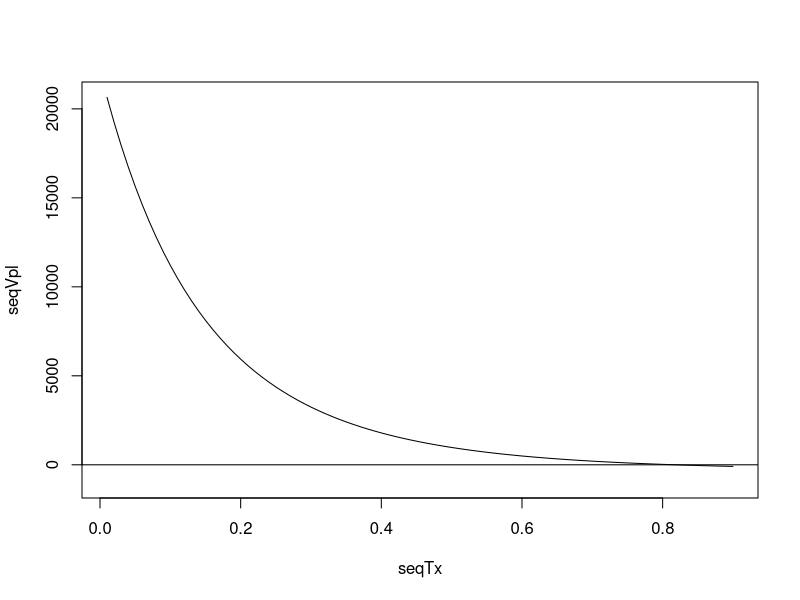
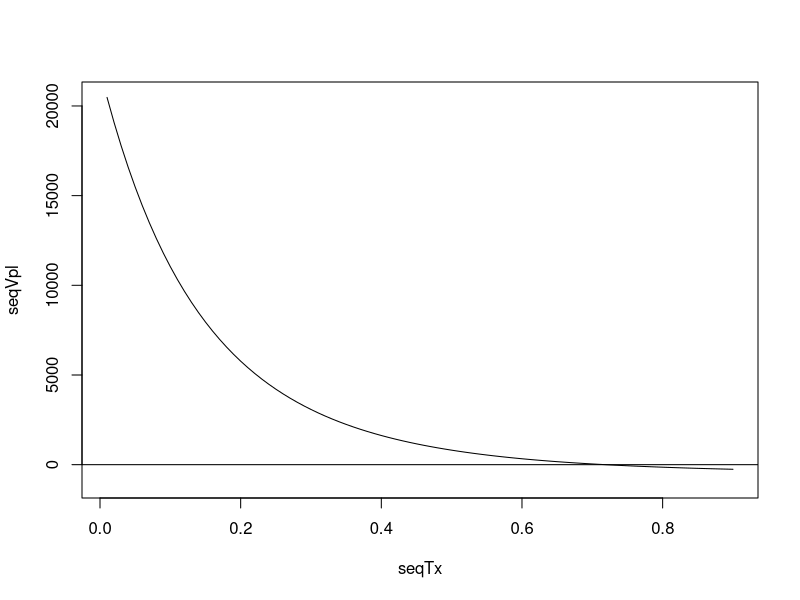

Write the R code that produced these figures, in order.
## ---- chunk 1

vp = function(vn, i, n){
  return(vn / (1 + i)^n)
}
    
## ---- chunk 2
vp(100, 0.10, 0)
vp(100, 0.10, 1)
vp(100, 0.10, 2)
vp(100, 0.10, 3)
## ---- chunk 3

vf = function(v, i, n){
  return(v * (1 + i)^n)
}
    
## ---- chunk 4
vf(100, 0.10, 0)
vf(100, 0.10, 1)
vf(100, 0.10, 2)
vf(100, 0.10, 3)
## ---- chunk 5

serieFinita = function(a, i, n, presente = TRUE, t = NULL){
    if (presente == TRUE){        
        if (is.null(t)){
            return((a*((1+i)^n)-1)/(i*(1+i)^n))
        }else{
            return((a*((1+i)^(n*t)-1))/(((1+i)^t - 1)*(1+i)^(n*t)))
        }
    }else{
        if(t == None){
            return((a*((1+i)^n - 1))/(i))
        }else{
            return(a*(((1+i)^n*t - 1)/((1+i)^t -1)))
        }
    }
}

## ---- chunk 6
serieFinita(100, 0.10, 12)
## ---- chunk 7

serieInfinita = function(a, i, t = NULL){
    if(is.null(t)){
        return(a/i)
    }else{
        return(a/((1+i)^t -1))
    }
}

## ---- chunk 8
serieInfinita(800, 0.01)
## ---- chunk 9
library(R6)
## ---- chunk 10

Atividade = R6Class("Atividade",
                  public = list(
                    custoMo = NULL,
                    custoMq = NULL,
                    custoInsumo = NULL,
                    anoHorizonte = NULL,
                    #ganho = NULL,
                    custoTotal = NULL,
                    initialize = function(custoMo = NA, 
                                          custoMq = NA, 
                                          custoInsumo = NA, 
                                          anoHorizonte = NA#,
                                          #ganho = NA
                                          ){
                      self$custoMo = custoMo
                      self$custoMq = custoMq
                      self$custoInsumo = custoInsumo
                      self$anoHorizonte = anoHorizonte
                      #self$ganho = ganho
                      self$custoTotal = as.numeric(custoMo) + as.numeric(custoMq) + as.numeric(custoInsumo)
                    },
                    #setGanho = function(valor){
                    #  self$ganho = valor
                    #},
                    setAnoHorizonte = function(valor){
                      self$anoHorizonte = valor
                    }
                  )
                  )

## ---- chunk 11

quimicoTotal0 = Atividade$new(12, 18, 158, 0)
quimicoTotal0

calagem0 = Atividade$new(13, 33, 158, 0)
subsolagem0 = Atividade$new(20, 50, 96, 0)
plantio0 = Atividade$new(60, 12, 271, 0)
adubPlantio0 = Atividade$new(32, 10, 95, 0)
quimicoLinha1 = Atividade$new(31, 7, 30, 1)
quimicoLinha2 = Atividade$new(31, 7, 30, 2)
quimicoEntreLinha1 = Atividade$new(10, 15, 60, 1)
adubManut = Atividade$new(2, 7, 116, 2)
rocadaLinha = Atividade$new(35, 8, 0, 3)

## ---- chunk 12

Receita = R6Class("Receita",
                  public = list(
                    valorM3 = NULL,
                    #taxaCrescimento = NULL,
                    rotacao = NULL,
                    producao = NULL,
                    initialize = function(valorM3 = NA, 
                                          rotacao = NA,
                                          producao = NA
                                          ){
                      self$valorM3 = valorM3
                      self$rotacao = rotacao
                      self$producao = producao #producacao em resposta às técnicas silviculturais
                    }#,
                    #updateProducao = function(listaAtividades, sitio){
                    #  self$producao = f(sitio, Atividades)
                    #}
                  )
                  )

## ---- chunk 13

eucaliptoCarvao = Receita$new(75, 7, 300)
eucaliptoCarvao

## ---- chunk 14

Projeto = R6Class("Projeto",
                  public = list(
                    listaAtividade = NULL,
                    corteReceita = NULL,
                    taxaInteresse = NULL,
                    #desbasteReceita = NULL, # Incluir desbaste
                    initialize = function(listaAtividade = list(plantio), 
                                          corteReceita = eucaliptoCarvao, #Incluir multiplas receitas
                                          taxaInteresse = NULL#,
                                          #desbasteReceita = NULL #Incluir desbaste
                                          ){
                      self$listaAtividade = listaAtividade
                      self$corteReceita = corteReceita
                      #self$desbasteReceita = desbasteReceita #Incluir desbaste
                      self$taxaInteresse = taxaInteresse
                    },
                    vpl = function(){
                      if(!is.null(self$taxaInteresse)){
                        custoPresente = 0
                        for(i in self$listaAtividade){
                          custoPresente = custoPresente + 
                            (i$custoTotal / (1 + self$taxaInteresse)^i$anoHorizonte)
                        }
                        receitaPresente = self$corteReceita$producao * self$corteReceita$valorM3 / 
                                 (1 + self$taxaInteresse)^self$corteReceita$rotacao
                        return(receitaPresente - custoPresente)
                      }else{
                        seqTx = c()
                        seqVpl = c()
                        for(t in seq(0.01, 0.9, 0.01)){
                            custoPresente = 0
                            for(i in self$listaAtividade){
                              custoPresente = custoPresente + 
                                (i$custoTotal / (1 + t)^i$anoHorizonte)
                            }
                            receitaPresente = self$corteReceita$producao * self$corteReceita$valorM3 / 
                                     (1 + t)^self$corteReceita$rotacao
                            seqTx = c(seqTx, t)
                            seqVpl = c(seqVpl, (receitaPresente - custoPresente))
                        }
                        print(plot(seqTx, seqVpl, type='l', ylim = c(-1000, max(seqVpl))) + abline(h = 0))
                      }
                    }#,
                    #tir = function{
                    #  
                    #},
                    #bc = function{
                    #  
                    #},
                    #vet = function{
                    #
                    #},
                    #vpla = function{
                    #
                    #}
                  )
                  )

## ---- chunk 15
options(scipen=999)
subsolagem0 = Atividade$new(20, 50, 96, 0)
plantio0 = Atividade$new(60, 12, 271, 0)
eucaliptoCarvao = Receita$new(75, 7, 300)

# VPL com taxa de interesse fixa

Projeto1 = Projeto$new(c(plantio0), eucaliptoCarvao, 0.10)
Projeto1$vpl()

Projeto2 = Projeto$new(c(plantio0, subsolagem0), eucaliptoCarvao, 0.10)
Projeto2$vpl()

# VPL com análise de sensibilidade

Projeto1 = Projeto$new(c(plantio0), eucaliptoCarvao)
Projeto1$vpl()

Projeto2 = Projeto$new(c(plantio0, subsolagem0), eucaliptoCarvao)
Projeto2$vpl()
